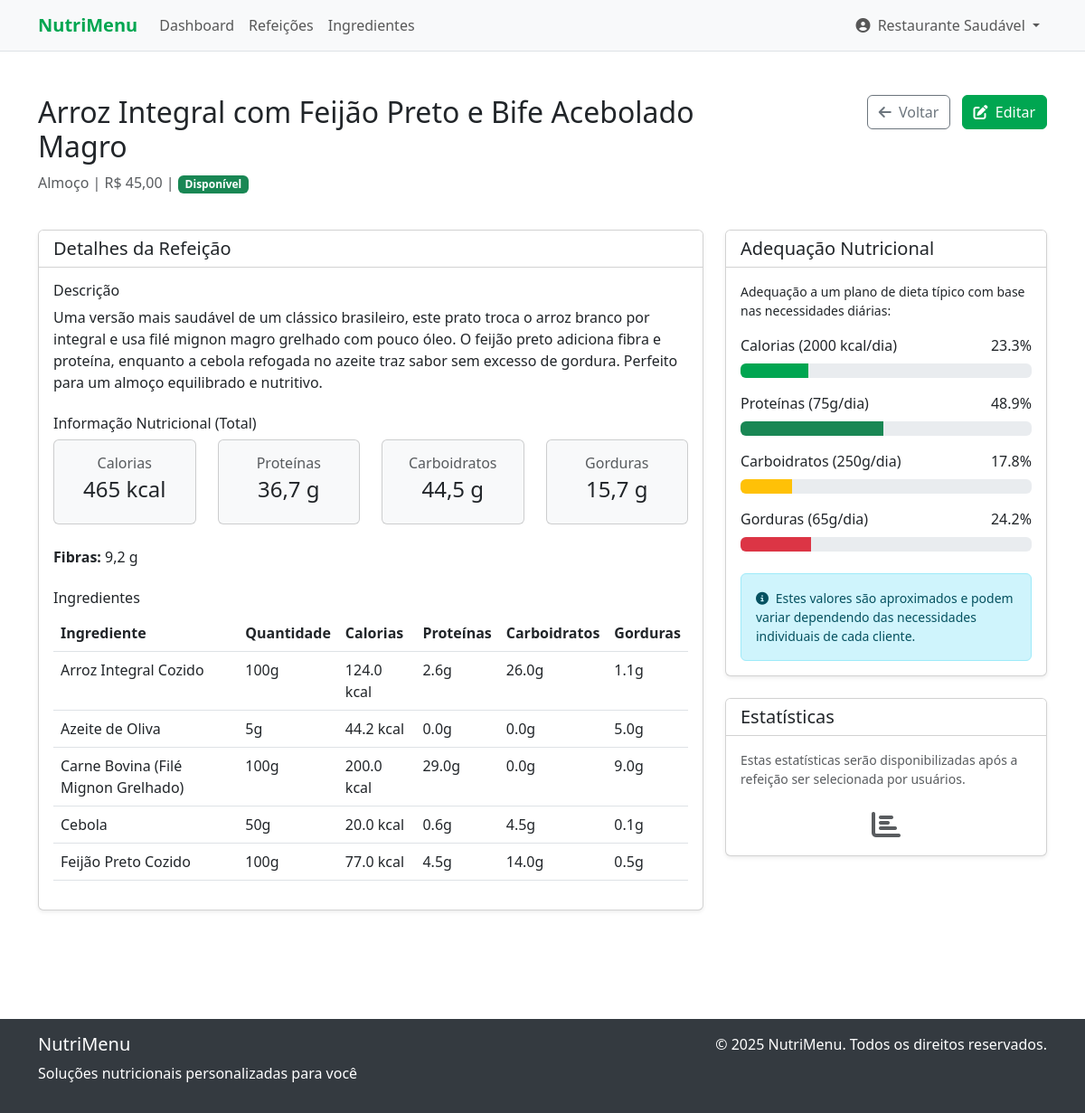
The page /restaurant/meals/view?id=1 (signed in) on the database its author committed.
### tables this page shows
CREATE TABLE restaurant_profiles (
    id INTEGER PRIMARY KEY AUTOINCREMENT,
    user_id INTEGER NOT NULL,
    cnpj TEXT NOT NULL, -- Brazilian company ID
    address TEXT NOT NULL,
    phone TEXT NOT NULL,
    description TEXT,
    delivery_areas TEXT,
    created_at DATETIME DEFAULT CURRENT_TIMESTAMP,
    updated_at DATETIME DEFAULT CURRENT_TIMESTAMP,
    FOREIGN KEY (user_id) REFERENCES users(id) ON DELETE CASCADE
);

CREATE TABLE users (
    id INTEGER PRIMARY KEY AUTOINCREMENT,
    name TEXT NOT NULL,
    email TEXT NOT NULL UNIQUE,
    password TEXT NOT NULL,
    role TEXT NOT NULL DEFAULT 'user', -- 'admin', 'nutritionist', 'restaurant', 'user'
    created_at DATETIME DEFAULT CURRENT_TIMESTAMP,
    updated_at DATETIME DEFAULT CURRENT_TIMESTAMP
);

CREATE TABLE meals (
    id INTEGER PRIMARY KEY AUTOINCREMENT,
    restaurant_id INTEGER NOT NULL,
    name TEXT NOT NULL,
    description TEXT,
    price REAL NOT NULL,
    available BOOLEAN DEFAULT 1,
    meal_type TEXT, -- 'breakfast', 'lunch', 'dinner', 'snack'
    created_at DATETIME DEFAULT CURRENT_TIMESTAMP,
    updated_at DATETIME DEFAULT CURRENT_TIMESTAMP,
    FOREIGN KEY (restaurant_id) REFERENCES restaurant_profiles(id) ON DELETE CASCADE
);

### src/views/restaurant/view_meal.php (the view, shortened to what the rows shown need)
<div class="container my-5">
    <div class="row mb-4">
        <div class="col-md-8">
            <h2><?= $meal['name'] ?></h2>
            <p class="text-muted">
                <?= Formatter::getMealTypeName($meal['meal_type']) ?> |
                <?= Formatter::formatCurrency($meal['price']) ?> |
                <span class="badge <?= $meal['available'] ? 'bg-success' : 'bg-danger' ?>">
                </span>
            </p>
        </div>
    </div>
    <div class="row">
        <div class="col-md-8">
            <div class="card shadow-sm mb-4">
                <div class="card-body">
                    <div class="mb-4">
                        <h6>Descrição</h6>
                        <p><?= $meal['description'] ?: 'Sem descrição' ?></p>
                    </div>
                    <div>
                        <?php if (empty($nutritionFacts['ingredients'])): ?>
                            <p class="text-muted">Nenhum ingrediente cadastrado.</p>
                        <?php else: ?>
                            <div class="table-responsive">
                                <table class="table table-hover">
                                    <thead>
                                        <tr>
                                            <th>Ingrediente</th>
                                            <th>Quantidade</th>
                                            <th>Calorias</th>
                                            <th>Proteínas</th>
                                            <th>Carboidratos</th>
                                            <th>Gorduras</th>
                                        </tr>
                                    </thead>
                                </table>
                            </div>
                        <?php endif; ?>
                    </div>
                </div>
            </div>
        </div>
    </div>
</div>

### src/views/layouts/main.php (shortened to what the rows shown need)
<!DOCTYPE html>
<html lang="pt-BR">
<head>
    <link href="https://cdn.jsdelivr.net/npm/bootstrap@5.3.0/dist/css/bootstrap.min.css" rel="stylesheet">
    <link rel="stylesheet" href="https://cdnjs.cloudflare.com/ajax/libs/font-awesome/6.4.0/css/all.min.css">
    <link rel="stylesheet" href="/css/styles.css">
</head>
<body>
    <nav class="navbar navbar-expand-lg navbar-light bg-light border-bottom">
        <div class="container">
            <div class="collapse navbar-collapse" id="navbarNav">
                <?php if (isset($currentUser)): ?>
                    <?php if ($currentUser['role'] === 'user'): ?>
                        <ul class="navbar-nav">
                            <li class="nav-item">
                                <a class="nav-link <?= getCurrentRoute() === '/dashboard' ? 'active' : '' ?>" href="/dashboard">
                                    Dashboard
                                </a>
                            </li>
                            <li class="nav-item">
                                <a class="nav-link <?= getCurrentRoute() === '/diets' ? 'active' : '' ?>" href="/diets">
                                    Minhas Dietas
                                </a>
                            </li>
                            <li class="nav-item">
                                <a class="nav-link <?= getCurrentRoute() === '/nutritionists' ? 'active' : '' ?>" href="/nutritionists">
                                    Nutricionistas
                                </a>
                            </li>
                            <li class="nav-item">
                                <a class="nav-link <?= getCurrentRoute() === '/chats' ? 'active' : '' ?>" href="/chats">
                                    Conversas
                                </a>
                            </li>
                        </ul>
                    <?php elseif ($currentUser['role'] === 'restaurant'): ?>
                        <ul class="navbar-nav">
                            <li class="nav-item">
                                <a class="nav-link <?= getCurrentRoute() === '/restaurant/dashboard' ? 'active' : '' ?>" href="/restaurant/dashboard">
                                    Dashboard
                                </a>
                            </li>
                            <li class="nav-item">
                                <a class="nav-link <?= getCurrentRoute() === '/restaurant/meals' ? 'active' : '' ?>" href="/restaurant/meals">
                                    Refeições
                                </a>
                            </li>
                            <li class="nav-item">
                                <a class="nav-link <?= getCurrentRoute() === '/restaurant/ingredients' ? 'active' : '' ?>" href="/restaurant/ingredients">
                                    Ingredientes
                                </a>
                            </li>
                        </ul>
                    <?php endif; ?>
                    <ul class="navbar-nav ms-auto">
                        <li class="nav-item dropdown">
                            <a class="nav-link dropdown-toggle" href="#" id="userDropdown" role="button" data-bs-toggle="dropdown">
                                <i class="fas fa-user-circle me-1"></i> <?= $currentUser['name'] ?>
                            </a>
                        </li>
                    </ul>
                <?php endif; ?>
            </div>
        </div>
    </nav>
    <div class="main-content">
        <?= $content ?>
    </div>
</body>
</html>

### rows shown on the page
restaurant_profiles: user.name "Restaurante Saudável"
meals: name "Arroz Integral com Feijão Preto e Bife Acebolado Magro", meal_type "Almoço", price "R$ 45,00", description "Uma versão mais saudável de um clássico brasileiro, este prato troca o arroz branco por integral e usa filé mignon magro grelhado com pouco óleo. O feijão preto adiciona fibra e proteína, enquanto a cebola refogada no azeite traz sabor sem excesso de gordura. Perfeito para um almoço equilibrado e nutritivo."

### other values the page prints
APP_NAME "NutriMenu"
Formatter::formatCalories($nutritionFacts['calories']) "465 kcal"
Formatter::formatNutrient($nutritionFacts['protein']) "36,7 g"
Formatter::formatNutrient($nutritionFacts['carbs']) "44,5 g"
Formatter::formatNutrient($nutritionFacts['fat']) "15,7 g"
Formatter::formatNutrient($nutritionFacts['fiber']) "9,2 g"
$ingredient['name'] "Arroz Integral Cozido"
$ingredient['amount'] "100"
$calories "124.0"
$protein "2.6"
$carbs "26.0"
$fat "1.1"
$ingredient['name'] "Azeite de Oliva"
$ingredient['amount'] "5"
$calories "44.2"
